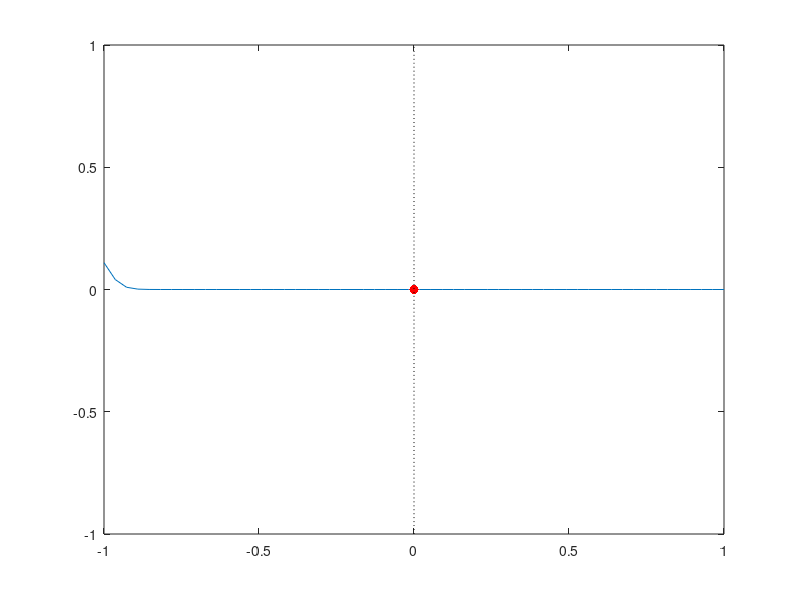

Write the MATLAB code that produced this figure. (Note: this script raises an error after producing the figure.)
% In this code, we solve a 1d wave equation with a 
% jump condition at the interface.
%     u_tt =     u_xx,    xmin<=x<=0, t>=0,
%     w_tt = c^2 u_xx,    0<=x<=xmax, t>=0,
% with initial conditions
%     u(x,0) = U_0(x),  u_t(x,0) = U_1(x),   xmin<=x<=0,
%     w(x,0) = W_0(x),  w_t(x,0) = W_1(x),   0<=x<=xmax,
% and Dirichelt boundary condition at the beginning and Neumann at the end
%     u(xmin,t) = sin(8*pi*t),  w_x(xmax,t) = 0,  t>=0.
% At the interface we have a jump condition
%     u(0,t)   = w(0,t),
%     u_x(0,t) = c^2 w_x(0,t).
% Thomas Frachon, Davoud Saffar 
% 2015-12-29

function wave1d_embed
clf;

%% set the parameters
c    = .5;                 % second wave speed other than zero.
xmin = -1;                % boundary limit
xmax = 1;                 % boundary limit
N    = 56;                % grid points
h    = (xmax-xmin)/(N-1); % space step
dt   = .01;
assert(c^2*dt^2/h^2<1)
Tend =  10;                % final time
filename = sprintf('wave1d_c%d.gif',c*10);

x = linspace(xmin,xmax,N);
% grid points for u and w
Nu = ceil(-xmin/h);
Nw = N-Nu;
% convex parameter for the interpolation at the interface.
alpha = -x(Nu)/h;


% Initial condition
U0 = @(x) 0*ones(numel(x),1);
W0 = @(x) 0*ones(numel(x),1);
U1 = @(x) 0*ones(numel(x),1);
W1 = @(x) 0*ones(numel(x),1);

% v= [u w]';
v  = [U0(x(1:Nu)); W0(x(Nu+1:end))];
v_t= [U1(x(1:Nu)); W1(x(Nu+1:end))];


%% Build two matrices for the system Bv_tt = Av
% Build A
a10 = 1-alpha*(1-c^2);
a11 = -2+(1+alpha)*(1-c^2);
a12 = c^2;
a21 = 1;
a22 = -2+alpha*(1-c^2);
a23 = 1-alpha*(1-c^2);

e1 = ones(N,1);
A  = spdiags([e1 -2*e1 e1], -1:1, N,N)/h^2;
A(Nu,Nu-1:Nu+1) = [a10 a11 a12]/h^2;
A(Nu+1,Nu:Nu+2) = [a21 a22 a23]/h^2;

% Build B
b11 = 1-alpha*(1-c^2) + (alpha-.5)*(1-alpha);
b12 = -(alpha-.5)*(1-alpha);
b21 = alpha*(alpha-.5);
b22 = 1/c^2*(1-alpha*(1-c^2)-c^2*alpha*(alpha-.5));

e1 = ones(Nu,1);
e2 = 1/c^2*ones(Nw,1);
e = [e1; e2];
B   = spdiags(e, 0, N,N);
B(Nu,Nu:Nu+1)   = [b11 b12];
B(Nu+1,Nu:Nu+1) = [b21 b22];


%% time iterations to solve Bv_tt = Av.
% We can convert the system into two 1st order set of ODEs
% as C_1 Z_t = C_2 Z, where Z = [v v_t]'.
% Discretize this by Explicit Euler to get 
% Z^(n+1) = (I+inv(C_1)*C_2*dt*Z^n.
% or Implicit Euler to get 
% Z^(n+1) = inv(I-inv(C_1)*C_2*dt)*Z^n.


Z = [v;v_t];
C = sparse(2*N,2*N);
C(1:N,N+1:2*N)     = eye(N,N);
C(N+1:2*N,1:N)     = B\A;

T = eye(size(C))-dt*C;
T(N,end) = 0;
v = Z(1:N);
v_t = Z(N+1:end);
plot(x,v)

n = 1;i=1;
% time iteration
for t=dt:dt:Tend
    Z = Apply_BC(Z,Nu,Nw,t,h);
    Z = T\Z;
    v = Z(1:N);
    v_t = Z(N+1:end);
    if(mod(n,5)==0)
        plot(x,v)
        hold on
        plot(zeros(N,1),v(Nu),'r.','markersize',20)
        plot(zeros(N,1),linspace(-1,1,N),'k:')
        hold off
        axis([xmin xmax -1 1])
        %drawnow
        frame = getframe();
        im = frame2im(frame);
        [imind,cm] = rgb2ind(im,256);
        if i == 1; 
            imwrite(imind,cm,filename,'gif', 'Loopcount',inf);
        else
            imwrite(imind,cm,filename,'gif','WriteMode','append');
        end
        i = i + 1;
    end
    n = n + 1;
end


end

% homogeneous boundary condition
function [UD, UN] = BC(t)
    UD = sin(pi*t);
    UN = 0;
end

function Z = Apply_BC(Z,Nu,Nw,t,h)
    [UD, UN] = BC(t);
    Z(1)     = UD;
    Z(Nu+Nw) = Z(Nu+Nw-1) + h*UN;
end


